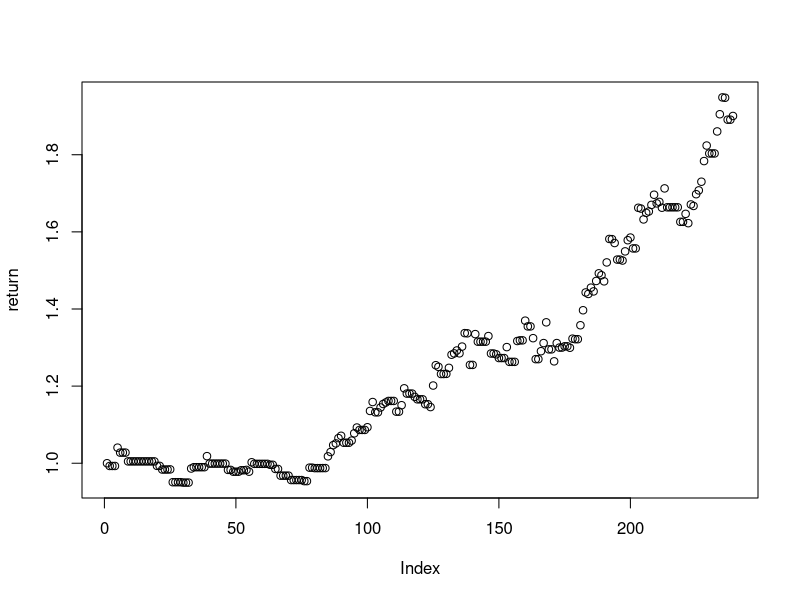

Generate this figure with R:
rm(list=ls(all=TRUE))
library('e1071')
AAPL = read.csv('AAPL.csv')
index = 1:nrow(AAPL)
AAPL[,2:5] = log(AAPL[,2:5])
np = ceiling(0.1 * nrow(AAPL))

return = AAPL[2:nrow(AAPL), 5] - AAPL[1:(nrow(AAPL)-1), 5]
return = append(return, 0, after=0)
label = ifelse(return > 0, 1, 0)
AAPL = cbind(AAPL, return, label)

test.index = sample(1:nrow(AAPL), np)
test.index = 1:np

AAPL.test = AAPL[test.index, ]
AAPL.train = AAPL[-test.index, ]

tuned = tune.svm(label ~ ., data = AAPL.train, gamma = 10^(-3:-1), cost = 10^(-1:1))
summary(tuned)

# 部分屬性
APPLsub.train = AAPL.train[,c(2,4,5,9)]
svm.model = svm(label ~ ., data = APPLsub.train, kernal='radial', type = 'C-classification', cost = 10, gamma = 0.1)
# 全部屬性
# svm.model = svm(label ~ ., data = AAPL.train, kernal='radial', type = 'C-classification', cost = 10, gamma = 0.1)

# 部分屬性
APPLsub.test = AAPL.test[, c(2,4,5,9)]
svm.pred = predict(svm.model, APPLsub.test[, -9])
# 全部屬性
# svm.pred = predict(svm.model, AAPL.test[, -9])

table.svm.test = table(pred = svm.pred, true = AAPL.test[, 9])
correct.svm = sum(diag(table.svm.test) / sum(table.svm.test)) * 100

AAPL.test = cbind(AAPL.test[2:np,], AAPL.test[2:np,5] - AAPL.test[1:(np-1),5])
label = as.numeric(svm.pred)-1
BuyAPPL = cbind(AAPL.test[,10], label[1:(np-1)])
return = exp(cumsum(BuyAPPL[,1] * BuyAPPL[,2]))
plot(return)